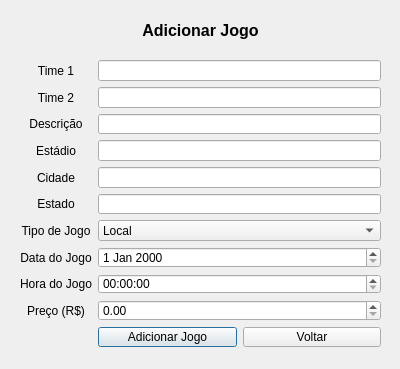
<?xml version="1.0" encoding="UTF-8"?>
<ui version="4.0">
 <class>AddGame</class>
 <widget class="QDialog" name="AddGame">
  <property name="geometry">
   <rect>
    <x>0</x>
    <y>0</y>
    <width>400</width>
    <height>369</height>
   </rect>
  </property>
  <property name="windowTitle">
   <string>Dialog</string>
  </property>
  <widget class="QLabel" name="title_add_game">
   <property name="geometry">
    <rect>
     <x>0</x>
     <y>20</y>
     <width>401</width>
     <height>20</height>
    </rect>
   </property>
   <property name="font">
    <font>
     <pointsize>12</pointsize>
     <weight>75</weight>
     <bold>true</bold>
    </font>
   </property>
   <property name="text">
    <string>Adicionar Jogo</string>
   </property>
   <property name="alignment">
    <set>Qt::AlignCenter</set>
   </property>
  </widget>
  <widget class="QWidget" name="gridLayoutWidget">
   <property name="geometry">
    <rect>
     <x>20</x>
     <y>60</y>
     <width>361</width>
     <height>287</height>
    </rect>
   </property>
   <layout class="QGridLayout" name="gridLayout">
    <item row="6" column="2">
     <widget class="QComboBox" name="cb_type">
      <item>
       <property name="text">
        <string>Local</string>
       </property>
      </item>
      <item>
       <property name="text">
        <string>Estadual</string>
       </property>
      </item>
      <item>
       <property name="text">
        <string>Nacional</string>
       </property>
      </item>
      <item>
       <property name="text">
        <string>Internacional</string>
       </property>
      </item>
     </widget>
    </item>
    <item row="10" column="2">
     <layout class="QHBoxLayout" name="horizontalLayout_2">
      <item>
       <widget class="QPushButton" name="btn_add_game">
        <property name="text">
         <string>Adicionar Jogo</string>
        </property>
       </widget>
      </item>
      <item>
       <widget class="QPushButton" name="btn_return">
        <property name="text">
         <string>Voltar</string>
        </property>
       </widget>
      </item>
     </layout>
    </item>
    <item row="2" column="2">
     <widget class="QLineEdit" name="line_description"/>
    </item>
    <item row="8" column="2">
     <widget class="QTimeEdit" name="time_hour"/>
    </item>
    <item row="7" column="0">
     <widget class="QLabel" name="lb_date">
      <property name="text">
       <string>Data do Jogo</string>
      </property>
      <property name="alignment">
       <set>Qt::AlignCenter</set>
      </property>
     </widget>
    </item>
    <item row="4" column="0">
     <widget class="QLabel" name="lb_cidade">
      <property name="text">
       <string>Cidade</string>
      </property>
      <property name="alignment">
       <set>Qt::AlignCenter</set>
      </property>
     </widget>
    </item>
    <item row="2" column="0">
     <widget class="QLabel" name="lb_description">
      <property name="text">
       <string>Descrição</string>
      </property>
      <property name="alignment">
       <set>Qt::AlignCenter</set>
      </property>
     </widget>
    </item>
    <item row="3" column="2">
     <widget class="QLineEdit" name="line_stadium"/>
    </item>
    <item row="3" column="0">
     <widget class="QLabel" name="lb_stadium">
      <property name="text">
       <string>Estádio</string>
      </property>
      <property name="alignment">
       <set>Qt::AlignCenter</set>
      </property>
     </widget>
    </item>
    <item row="0" column="0">
     <widget class="QLabel" name="lb_team_1">
      <property name="text">
       <string>Time 1</string>
      </property>
      <property name="alignment">
       <set>Qt::AlignCenter</set>
      </property>
     </widget>
    </item>
    <item row="5" column="0">
     <widget class="QLabel" name="lb_estado">
      <property name="text">
       <string>Estado</string>
      </property>
      <property name="alignment">
       <set>Qt::AlignCenter</set>
      </property>
     </widget>
    </item>
    <item row="5" column="2">
     <widget class="QLineEdit" name="line_state"/>
    </item>
    <item row="7" column="2">
     <widget class="QDateEdit" name="date_game"/>
    </item>
    <item row="1" column="2">
     <widget class="QLineEdit" name="line_team2"/>
    </item>
    <item row="4" column="2">
     <widget class="QLineEdit" name="line_city"/>
    </item>
    <item row="0" column="2">
     <widget class="QLineEdit" name="line_team1"/>
    </item>
    <item row="6" column="0">
     <widget class="QLabel" name="lb_type_game">
      <property name="text">
       <string>Tipo de Jogo</string>
      </property>
      <property name="alignment">
       <set>Qt::AlignCenter</set>
      </property>
     </widget>
    </item>
    <item row="8" column="0">
     <widget class="QLabel" name="lb_hour">
      <property name="text">
       <string>Hora do Jogo</string>
      </property>
      <property name="alignment">
       <set>Qt::AlignCenter</set>
      </property>
     </widget>
    </item>
    <item row="1" column="0">
     <widget class="QLabel" name="lb_team_2">
      <property name="text">
       <string>Time 2</string>
      </property>
      <property name="alignment">
       <set>Qt::AlignCenter</set>
      </property>
     </widget>
    </item>
    <item row="9" column="0">
     <widget class="QLabel" name="lb_price">
      <property name="text">
       <string>Preço (R$)</string>
      </property>
      <property name="alignment">
       <set>Qt::AlignCenter</set>
      </property>
     </widget>
    </item>
    <item row="9" column="2">
     <widget class="QDoubleSpinBox" name="double_price"/>
    </item>
   </layout>
  </widget>
 </widget>
 <tabstops>
  <tabstop>line_team1</tabstop>
  <tabstop>line_team2</tabstop>
  <tabstop>line_description</tabstop>
  <tabstop>line_stadium</tabstop>
  <tabstop>line_city</tabstop>
  <tabstop>line_state</tabstop>
  <tabstop>cb_type</tabstop>
  <tabstop>date_game</tabstop>
  <tabstop>time_hour</tabstop>
  <tabstop>double_price</tabstop>
  <tabstop>btn_add_game</tabstop>
  <tabstop>btn_return</tabstop>
 </tabstops>
 <resources/>
 <connections/>
</ui>
